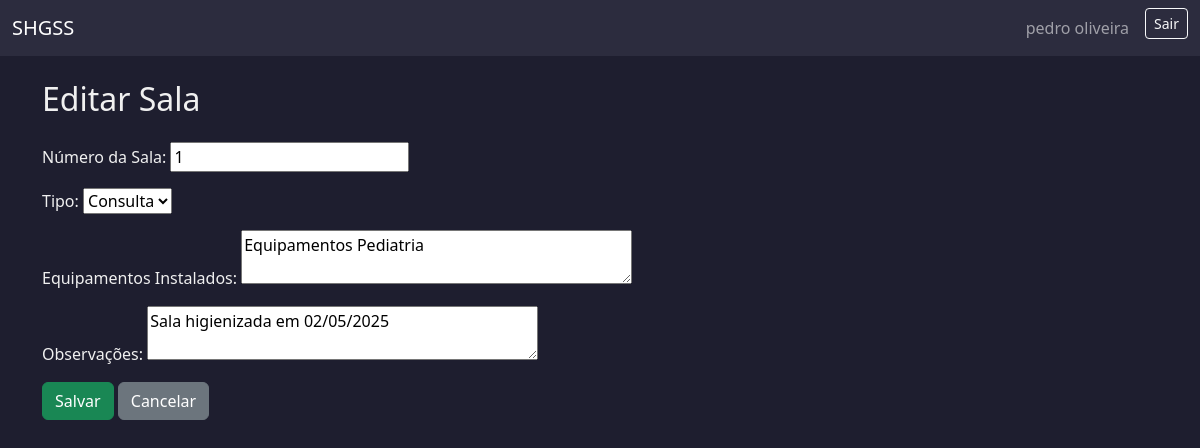
/estrutura/1/editar/ (signed in), run on the app's committed database.
### usuarios/models.py (models this page shows, shortened)
class Usuario(AbstractUser):
    ROLE_CHOICES = [
        ('paciente', 'Paciente'),
        ('medico', 'Médico'),
        ('administrativo', 'Administrativo'),
        ('financeiro', 'Financeiro'),
    ]
    cpf = models.CharField(max_length=14, unique=True, blank=False, null=False)
    telefone = models.CharField(max_length=20)
    rua = models.CharField(max_length=100)
    numero = models.CharField(max_length=10)
    bairro = models.CharField(max_length=50)
    cidade = models.CharField(max_length=50)
    estado = models.CharField(max_length=2)
    cep = models.CharField(max_length=9)
    role = models.CharField(max_length=20, choices=ROLE_CHOICES)
    plano_saude = models.CharField(max_length=50, null=True, blank=True)
    numero_cartao_plano = models.CharField(max_length=30, null=True, blank=True)
    crm = models.CharField(max_length=20, null=True, blank=True)
    especialidade = models.CharField(max_length=50, null=True, blank=True)
    setor = models.CharField(max_length=50, null=True, blank=True)
    cargo = models.CharField(max_length=50, null=True, blank=True)

class Sala(models.Model):
    TIPO_CHOICES = [
        ('consulta', 'Consulta'),
        ('exame', 'Exame'),
    ]
    numero = models.CharField("Número da Sala", max_length=10, unique=True)
    tipo = models.CharField("Tipo", max_length=10, choices=TIPO_CHOICES)
    equipamentos = models.TextField("Equipamentos Instalados", blank=True, null=True)
    observacoes = models.TextField("Observações", blank=True, null=True)

### usuarios/views.py (the view)
# urls.py: path('estrutura/<int:pk>/editar/', views.editar_sala, name='editar_sala'),
@role_required('administrativo')
def editar_sala(request, pk):
    sala = get_object_or_404(Sala, pk=pk)
    form = SalaForm(request.POST or None, instance=sala)
    if form.is_valid():
        form.save()
        return redirect('lista_salas')
    return render(request, 'estrutura/form_sala.html', {'form': form})

### usuarios/forms.py
class SalaForm(forms.ModelForm):
    class Meta:
        model = Sala
        fields = ['numero', 'tipo', 'equipamentos', 'observacoes']
        widgets = {
            'equipamentos': forms.Textarea(attrs={'rows': 2}),
            'observacoes': forms.Textarea(attrs={'rows': 2}),
        }

### templates/estrutura/form_sala.html (shortened to what this page needs)
{% extends 'base.html' %}
{% block content %}
<h2 class="mb-4">{% if form.instance.pk %}Editar Sala{% else %}Adicionar Sala{% endif %}</h2>
<form method="post">
    {{ form.as_p }}
    <button type="submit" class="btn btn-success">Salvar</button>
    <a href="{% url 'lista_salas' %}" class="btn btn-secondary">Cancelar</a>
</form>
{% endblock %}

### templates/base.html (shortened to what this page needs)
<!DOCTYPE html>
<html lang="pt-br">
<head>
    <link href="https://cdn.jsdelivr.net/npm/bootstrap@5.3.2/dist/css/bootstrap.min.css" rel="stylesheet">
</head>
<body>
    <nav class="navbar navbar-expand-lg navbar-dark">
        <div class="container-fluid">
            <a class="navbar-brand" href="#">SHGSS</a>
            <div class="collapse navbar-collapse">
                <ul class="navbar-nav ms-auto">
                    {% if user.is_authenticated %}
                        <li class="nav-item">
                            <a class="nav-link" href="#">{{ user.get_full_name }}</a>
                        </li>
                        <li class="nav-item">
                            <form method="post" action="{% url 'logout' %}">
                                <button type="submit" class="btn btn-sm btn-outline-light ms-2">Sair</button>
                            </form>
                        </li>
                    {% else %}
                        <li class="nav-item">
                            <a class="nav-link" href="{% url 'login' %}">Entrar</a>
                        </li>
                    {% endif %}
                </ul>
            </div>
        </div>
    </nav>
    <div class="container mt-4">
        {% block content %}{% endblock %}
    </div>
</body>
</html>

### templates/base.html (style rules this page uses)
body { background-color: #1e1e2f; color: #f0f0f0; }
.navbar { background-color: #2c2c3e; }
a { color: #9ecbff; }

### data on the page
Usuario: get_full_name "pedro oliveira"
Sala: numero "1", tipo "Consulta", equipamentos "Equipamentos Pediatria", observacoes "Sala higienizada em 02/05/2025"
